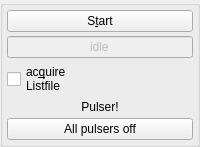
        <widget class="QGroupBox" name="groupBox1">
         <layout class="QVBoxLayout" name="verticalLayout_3">
          <property name="spacing">
           <number>4</number>
          </property>
          <property name="leftMargin">
           <number>4</number>
          </property>
          <property name="topMargin">
           <number>4</number>
          </property>
          <property name="rightMargin">
           <number>4</number>
          </property>
          <property name="bottomMargin">
           <number>4</number>
          </property>
          <item>
           <widget class="QPushButton" name="startStopButton">
            <property name="toolTip">
             <string>start / stop data acquisition</string>
            </property>
            <property name="text">
             <string>S&amp;tart</string>
            </property>
            <property name="shortcut">
             <string>Alt+T</string>
            </property>
            <property name="checkable">
             <bool>true</bool>
            </property>
           </widget>
          </item>
          <item>
           <widget class="QLineEdit" name="daqStatusLine">
            <property name="enabled">
             <bool>false</bool>
            </property>
            <property name="toolTip">
             <string>current DAQ status display</string>
            </property>
            <property name="text">
             <string>idle</string>
            </property>
            <property name="alignment">
             <set>Qt::AlignHCenter</set>
            </property>
           </widget>
          </item>
          <item>
           <widget class="QCheckBox" name="acquireFile">
            <property name="text">
             <string>ac&amp;quire
Listfile</string>
            </property>
            <property name="shortcut">
             <string>Alt+Q</string>
            </property>
           </widget>
          </item>
          <item>
           <widget class="QLabel" name="pulserWarning">
            <property name="text">
             <string>&lt;p align=&quot;center&quot;&gt;Pulser!&lt;/p&gt;</string>
            </property>
            <property name="wordWrap">
             <bool>false</bool>
            </property>
           </widget>
          </item>
          <item>
           <widget class="QPushButton" name="allPulsersoffButton">
            <property name="text">
             <string>All pulsers off</string>
            </property>
           </widget>
          </item>
         </layout>
        </widget>
